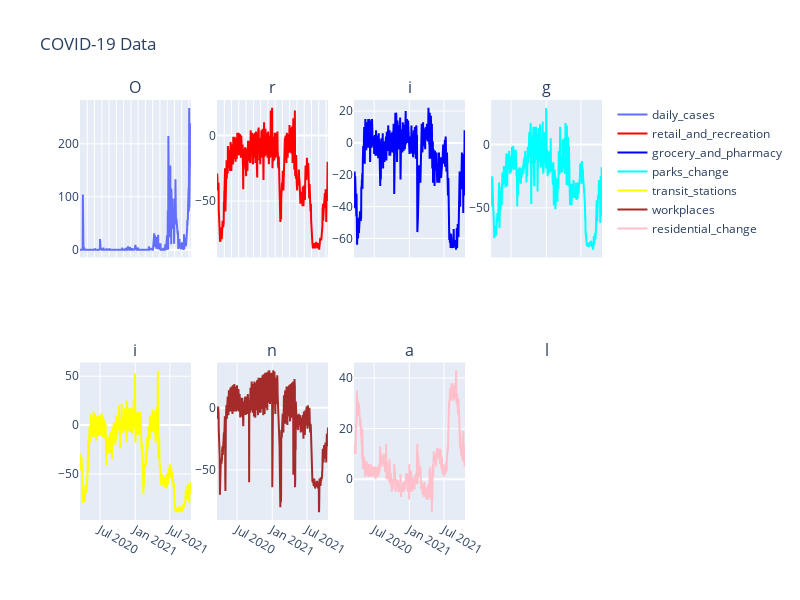

The code cell stored with this chart in its notebook:
### Markdown cell above
## Data Visualization

### Code cell
# import numpy as np
# import plotly.graph_objects as go
# from plotly.subplots import make_subplots

num_dates = len(df['Date'])
step = max(1, num_dates // 15)
display_dates = df['Date'][::step]

# Create subplots
fig = make_subplots(
    rows=2, cols=4,
    subplot_titles=("Original Training Data"),
    shared_xaxes=True, shared_yaxes=False
)

# Add training data traces
fig.add_trace(go.Scatter(x=df['Date'], y=df['daily_cases'], mode='lines', name='daily_cases'), row=1, col=1)
fig.add_trace(go.Scatter(x=df['Date'], y=df['retail_and_recreation'], mode='lines', name='retail_and_recreation', line=dict(color='red')), row=1, col=2)
fig.add_trace(go.Scatter(x=df['Date'], y=df['grocery_and_pharmacy'], mode='lines', name='grocery_and_pharmacy', line=dict(color='blue')), row=1, col=3)
fig.add_trace(go.Scatter(x=df['Date'], y=df['parks_change'], mode='lines', name='parks_change', line=dict(color='cyan')), row=1, col=4)
fig.add_trace(go.Scatter(x=df['Date'], y=df['transit_stations'], mode='lines', name='transit_stations', line=dict(color='yellow')), row=2, col=1)
fig.add_trace(go.Scatter(x=df['Date'], y=df['workplaces'], mode='lines', name='workplaces', line=dict(color='brown')), row=2, col=2)
fig.add_trace(go.Scatter(x=df['Date'], y=df['residential_change'], mode='lines', name='residential_change', line=dict(color='pink')), row=2, col=3)



# Update layout
fig.update_layout(
    height=600, width=800,
    title_text="COVID-19 Data",
    hovermode='x unified'
)

for i in range(1, 2):
    for j in range(1, 3):
        fig.update_xaxes(
            tickvals=display_dates,
            tickformat="%b %d\n%Y",
            tickangle=45,
            row=i, col=j
        )

# Show the plot
fig.show()

### Figure 1 — Plotly figure (JSON) as saved in the notebook; plotly's stock layout.template omitted (floating-point values rounded to 4 significant figures; data arrays with more than 128 entries replaced by an {"elided": "..."} marker saying what was removed)
{"data": [{"mode": "lines", "name": "daily_cases", "type": "scatter", "x": {"elided": "581 str values"}, "xaxis": "x", "y": {"elided": "581 int values"}, "yaxis": "y"}, {"line": {"color": "red"}, "mode": "lines", "name": "retail_and_recreation", "type": "scatter", "x": {"elided": "581 str values"}, "xaxis": "x2", "y": {"elided": "581 int values"}, "yaxis": "y2"}, {"line": {"color": "blue"}, "mode": "lines", "name": "grocery_and_pharmacy", "type": "scatter", "x": {"elided": "581 str values"}, "xaxis": "x3", "y": {"elided": "581 int values"}, "yaxis": "y3"}, {"line": {"color": "cyan"}, "mode": "lines", "name": "parks_change", "type": "scatter", "x": {"elided": "581 str values"}, "xaxis": "x4", "y": {"elided": "581 int values"}, "yaxis": "y4"}, {"line": {"color": "yellow"}, "mode": "lines", "name": "transit_stations", "type": "scatter", "x": {"elided": "581 str values"}, "xaxis": "x5", "y": {"elided": "581 int values"}, "yaxis": "y5"}, {"line": {"color": "brown"}, "mode": "lines", "name": "workplaces", "type": "scatter", "x": {"elided": "581 str values"}, "xaxis": "x6", "y": {"elided": "581 int values"}, "yaxis": "y6"}, {"line": {"color": "pink"}, "mode": "lines", "name": "residential_change", "type": "scatter", "x": {"elided": "581 str values"}, "xaxis": "x7", "y": {"elided": "581 int values"}, "yaxis": "y7"}], "layout": {"annotations": [{"font": {"size": 16}, "showarrow": false, "text": "O", "x": 0.1062, "xanchor": "center", "xref": "paper", "y": 1, "yanchor": "bottom", "yref": "paper"}, {"font": {"size": 16}, "showarrow": false, "text": "r", "x": 0.3688, "xanchor": "center", "xref": "paper", "y": 1, "yanchor": "bottom", "yref": "paper"}, {"font": {"size": 16}, "showarrow": false, "text": "i", "x": 0.6313, "xanchor": "center", "xref": "paper", "y": 1, "yanchor": "bottom", "yref": "paper"}, {"font": {"size": 16}, "showarrow": false, "text": "g", "x": 0.8938, "xanchor": "center", "xref": "paper", "y": 1, "yanchor": "bottom", "yref": "paper"}, {"font": {"size": 16}, "showarrow": false, "text": "i", "x": 0.1062, "xanchor": "center", "xref": "paper", "y": 0.375, "yanchor": "bottom", "yref": "paper"}, {"font": {"size": 16}, "showarrow": false, "text": "n", "x": 0.3688, "xanchor": "center", "xref": "paper", "y": 0.375, "yanchor": "bottom", "yref": "paper"}, {"font": {"size": 16}, "showarrow": false, "text": "a", "x": 0.6313, "xanchor": "center", "xref": "paper", "y": 0.375, "yanchor": "bottom", "yref": "paper"}, {"font": {"size": 16}, "showarrow": false, "text": "l", "x": 0.8938, "xanchor": "center", "xref": "paper", "y": 0.375, "yanchor": "bottom", "yref": "paper"}], "height": 600, "hovermode": "x unified", "title": {"text": "COVID-19 Data"}, "width": 800, "xaxis": {"anchor": "y", "domain": [0, 0.2125], "matches": "x5", "showticklabels": false, "tickangle": 45, "tickformat": "%b %d\n%Y", "tickvals": ["2020-03-18T00:00:00", "2020-04-25T00:00:00", "2020-06-02T00:00:00", "2020-07-10T00:00:00", "2020-08-17T00:00:00", "2020-09-24T00:00:00", "2020-11-01T00:00:00", "2020-12-09T00:00:00", "2021-01-16T00:00:00", "2021-02-23T00:00:00", "2021-04-02T00:00:00", "2021-05-10T00:00:00", "2021-06-17T00:00:00", "2021-07-25T00:00:00", "2021-09-01T00:00:00", "2021-10-09T00:00:00"]}, "xaxis2": {"anchor": "y2", "domain": [0.2625, 0.475], "matches": "x6", "showticklabels": false, "tickangle": 45, "tickformat": "%b %d\n%Y", "tickvals": ["2020-03-18T00:00:00", "2020-04-25T00:00:00", "2020-06-02T00:00:00", "2020-07-10T00:00:00", "2020-08-17T00:00:00", "2020-09-24T00:00:00", "2020-11-01T00:00:00", "2020-12-09T00:00:00", "2021-01-16T00:00:00", "2021-02-23T00:00:00", "2021-04-02T00:00:00", "2021-05-10T00:00:00", "2021-06-17T00:00:00", "2021-07-25T00:00:00", "2021-09-01T00:00:00", "2021-10-09T00:00:00"]}, "xaxis3": {"anchor": "y3", "domain": [0.525, 0.7375], "matches": "x7", "showticklabels": false}, "xaxis4": {"anchor": "y4", "domain": [0.7875, 1], "matches": "x8", "showticklabels": false}, "xaxis5": {"anchor": "y5", "domain": [0, 0.2125]}, "xaxis6": {"anchor": "y6", "domain": [0.2625, 0.475]}, "xaxis7": {"anchor": "y7", "domain": [0.525, 0.7375]}, "xaxis8": {"anchor": "y8", "domain": [0.7875, 1]}, "yaxis": {"anchor": "x", "domain": [0.625, 1]}, "yaxis2": {"anchor": "x2", "domain": [0.625, 1]}, "yaxis3": {"anchor": "x3", "domain": [0.625, 1]}, "yaxis4": {"anchor": "x4", "domain": [0.625, 1]}, "yaxis5": {"anchor": "x5", "domain": [0, 0.375]}, "yaxis6": {"anchor": "x6", "domain": [0, 0.375]}, "yaxis7": {"anchor": "x7", "domain": [0, 0.375]}, "yaxis8": {"anchor": "x8", "domain": [0, 0.375]}}}
